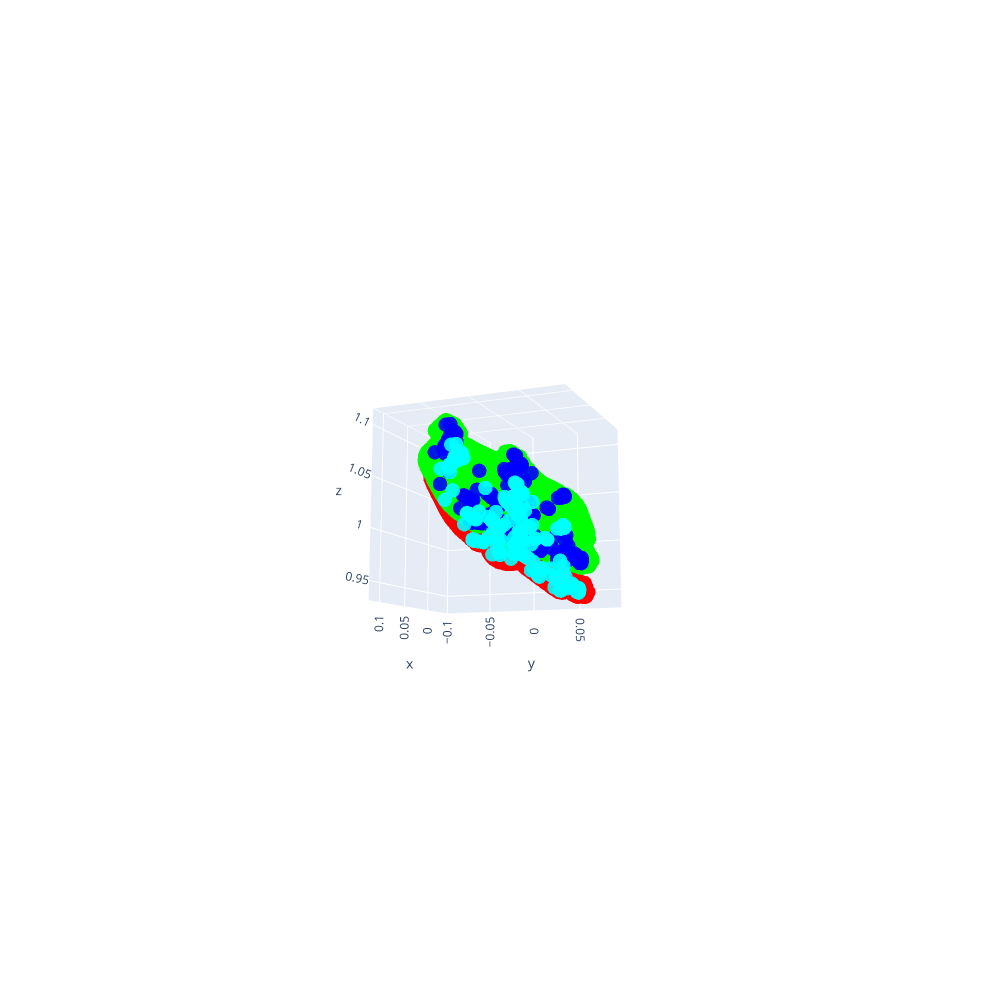

Source (notebook cell):
### Code cell
import plotly.graph_objects as go

point_cloud = np.concatenate((test_pointcloud_cam,test_pointcloud_obj2cam,key_pointcloud,gt_key_pointcloud),axis=0)

point_color = np.zeros((20000,3),dtype=float)
point_color[:test_pointcloud_cam.shape[0]] = np.array([1,0,0])
point_color[test_pointcloud_cam.shape[0]:test_pointcloud_cam.shape[0]+8192] = np.array([0,1,0])
point_color[test_pointcloud_cam.shape[0]+8192:test_pointcloud_cam.shape[0]+8192+key_pointcloud.shape[0]] = np.array([0,0,1])
point_color[test_pointcloud_cam.shape[0]+8192+key_pointcloud.shape[0]:] = np.array([0,1,1])

fig = go.Figure(data=[go.Scatter3d(
    x=point_cloud[:, 0],
    y=point_cloud[:, 1],
    z=point_cloud[:, 2],
    mode='markers',
    marker=dict(
        size=5,  # 调整节点的大小
        color=point_color,  # 给点云上色
        opacity=0.9
    )
)])
fig.update_layout(width=1000, height=1000)
fig.update_scenes(aspectmode='data')
fig.show()

### Figure 1 — Plotly figure (JSON) as saved in the notebook; plotly's stock layout.template omitted (floating-point values rounded to 4 significant figures; data arrays with more than 128 entries replaced by an {"elided": "..."} marker saying what was removed)
{"data": [{"marker": {"color": {"elided": "20000x3 int values"}, "opacity": 0.9, "size": 5}, "mode": "markers", "type": "scatter3d", "x": {"elided": "11591 float values"}, "y": {"elided": "11591 float values"}, "z": {"elided": "11591 float values"}}], "layout": {"height": 1000, "scene": {"aspectmode": "data", "aspectratio": {"x": 0.9124, "y": 1.076, "z": 1.019}, "camera": {"center": {"x": 0, "y": 0, "z": 0}, "eye": {"x": 4.862, "y": 2.057, "z": -0.9863}, "projection": {"type": "perspective"}, "up": {"x": 0, "y": 0, "z": 1}}}, "width": 1000}}
